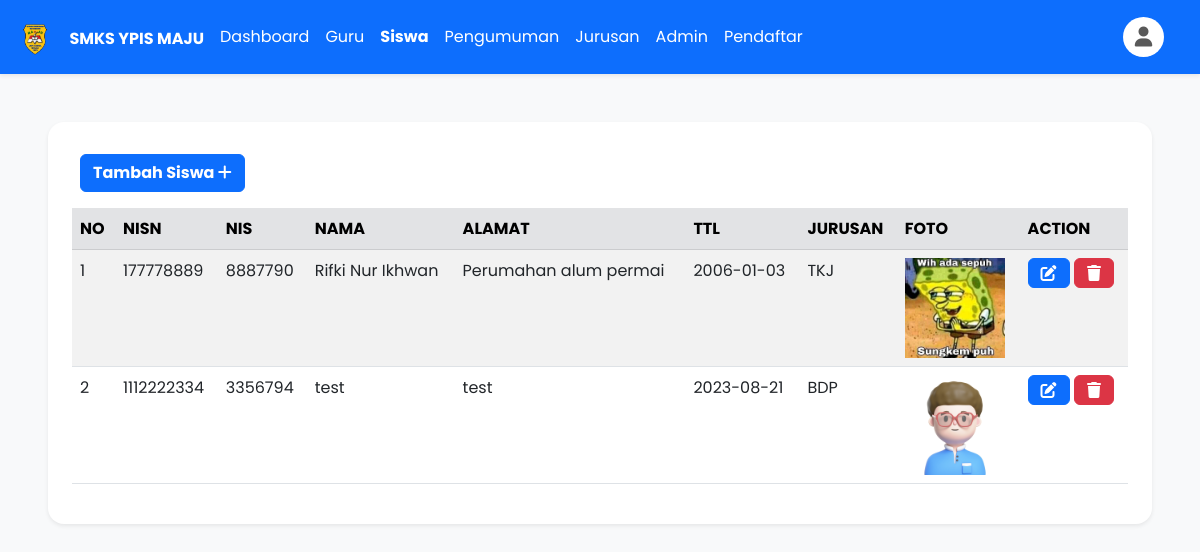
The app's page /siswa.php (signed in) with its own data.
### tables this page shows
CREATE TABLE `siswa` (
  `nisn` int(10) NOT NULL,
  `nama` varchar(225) NOT NULL,
  `nis` int(10) NOT NULL,
  `alamat` varchar(225) NOT NULL,
  `tmpt_tgl_lahir` date NOT NULL,
  `jurusan` varchar(225) NOT NULL,
  `foto` longblob NOT NULL
);

### siswa.php (the view, shortened to what this page needs)
<?php
    include('koneksi.php');
    $sql = "SELECT * FROM siswa";
    $data = mysqli_query($koneksi, $sql);
?>
<body>
    <div class="h-100 bg-light p-5">
        <div class="bg-white rounded-4 table-responsive-sm p-4 shadow-sm">
            <div class="d-flex justify-content-between p-2">
                <div class="">
                    <a href="siswa_tambah.php" class="btn btn-primary fw-bold">Tambah Siswa <i class="fa-solid fa-plus fw-bold"></i></a>
                </div>
            </div>
            <table class="table table-striped mt-2">
                <thead>
                    <tr class="table-secondary">
                        <th scope="col">NO</th>
                        <th scope="col">NISN</th>
                        <th scope="col">NIS</th>
                        <th scope="col">NAMA</th>
                        <th scope="col">ALAMAT</th>
                        <th scope="col">TTL</th>
                        <th scope="col">JURUSAN</th>
                        <th scope="col">FOTO</th>
                        <th scope="col">ACTION</th>
                    </tr>
                </thead>
                <tbody>
                    <?php $i = 1; ?>
                    <?php while ($row = mysqli_fetch_assoc($data)) : ?>
                        <tr>
                            <td scope="row"><?= $i ?></td>
                            <td><?= $row["nisn"]; ?></td>
                            <td><?= $row["nis"]; ?></td>
                            <td><?= $row["nama"]; ?></td>
                            <td><?= $row["alamat"]; ?></td>
                            <td><?= $row["tmpt_tgl_lahir"]; ?></td>
                            <td><?= $row["jurusan"]; ?></td>
                            <td><img src="<?= $row['foto']; ?>" width="100"></td>
                            <td>
                                <a href="siswa_edit.php?nisn=<?= $row["nisn"]; ?>" class="btn btn-primary"><i class="fas fa-edit"></i></a>
                                <a href="?nisn=<?= $row["nisn"]; ?>" onclick="return confirm('Data Siswa Yang di Hapus Tidak Bisa Dikembalikan Lagi!!!');" class="btn btn-danger"><i class="fas fa-trash"></i></a>
                            </td>
                        </tr>
                        <?php $i++; ?>
                    <?php endwhile; ?>
                </tbody>
            </table>
        </div>
    </div>
</body>

### Components/header.php (style rules this page uses)
* { font-family: 'Poppins', sans-serif; }

### records on screen
siswa: nisn "177778889", nis "8887790", nama "Rifki Nur Ikhwan", alamat "Perumahan alum permai", tmpt_tgl_lahir "2006-01-03", jurusan "TKJ", foto (picture)
siswa: nisn "1112222334", nis "3356794", nama "test", alamat "test", tmpt_tgl_lahir "2023-08-21", jurusan "BDP", foto (picture)
